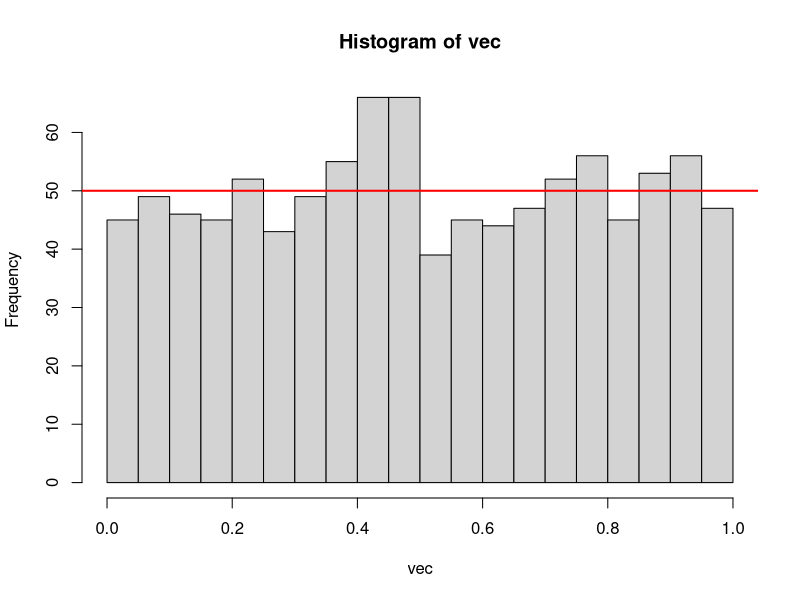
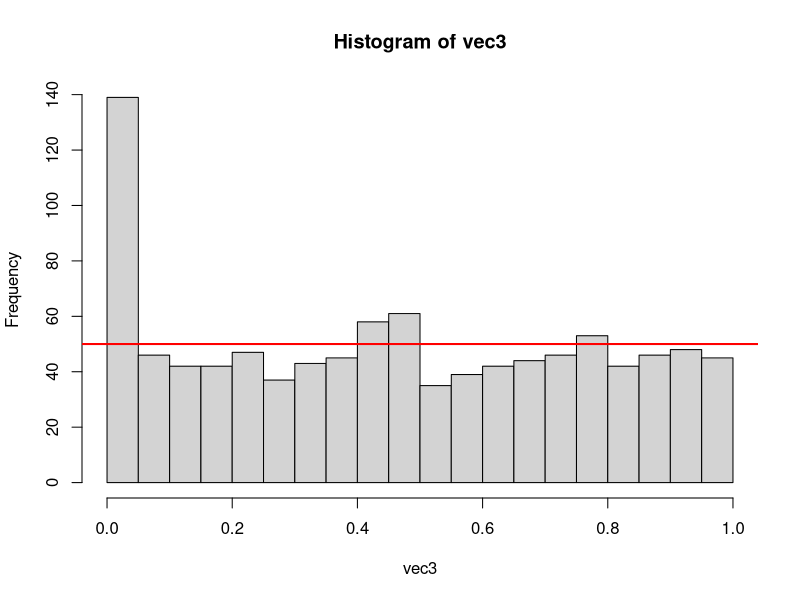
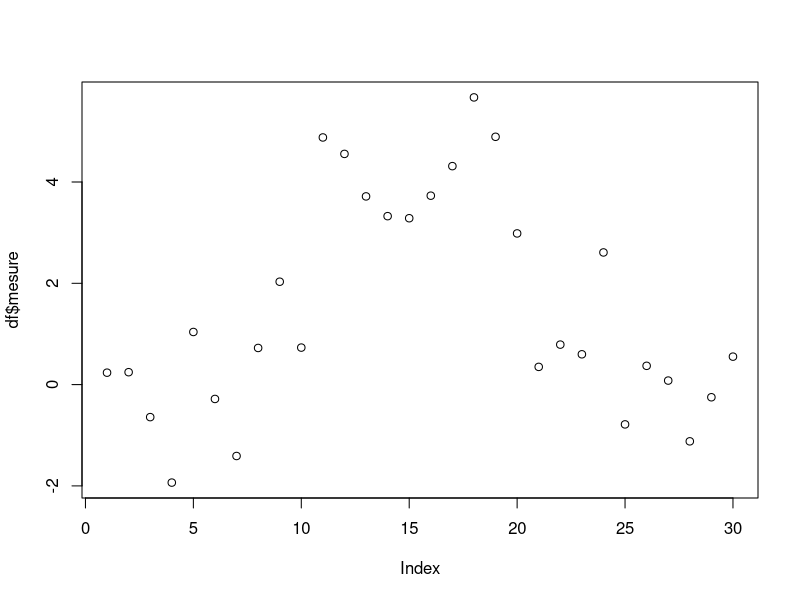

R code for these plots, in order: (Note: this script raises an error after producing the figures.)
# Synchronisation du 
set.seed(1)

# Jeu aleatoire de donnees
mat=matrix(rnorm(20000),1000,20)
mat2=mat  # archivage

# Calcul du test de Student sur la 1ere ligne
res=t.test(mat[1,1:10],mat[1,11:20]); res
str(res)  # structure du résultat
res$p.value  # extraction de la p-value


# Boucle pour extraire toutes les p-values

# Version avec accumulation
vec=NULL
for(i in 1:nrow(mat)) {
  res2=t.test(mat[i,1:10],mat[i,11:20])
  #print(res2$p.value)
  vec=c(vec,res2$p.value)
}
vec

# Version avec pre-initilisation
vec = rep(NA, 1000)
for(i in 1:nrow(mat)) {
  res2 = t.test(mat[i,1:10], mat[i,11:20])
  #print(res2$p.value)
  vec[i] = res2$p.value
}
vec

# Description des p-values
summary(vec)
# les valeurs s'étendent de 0 à 1
X11()
hist(vec, nclass = 20) # 1 barre = 0.05
# C'est une loi uniforme
abline(h=50, lw=2, col="red")  # la hauteur moyenne des barres
# la hauteur moyenne est égale aux nombres de tests
# multiplié par la largeur de la barre



mat3 = mat
mat3[1:100, 1:10] = mat[1:100, 1:10] + 2.50


# Version avec pre-initilisation
vec3 = rep(NA, 1000)
for(i in 1:nrow(mat3)) {
  res2 = t.test(mat3[i,1:10], mat3[i,11:20])
  #print(res2$p.value)
  vec3[i] = res2$p.value
}
vec3


hist(vec3, nclass = 20) # 1 barre = 0.05
# C'est une loi uniforme
abline(h=50, lw=2, col="red")  # la hauteur moyenne des barres


#

# ANOVA
df=data.frame(group=rep(c("A","B","C"),each=10), mesure=rnorm(30))
df
df$mesure[11:20]=df$mesure[11:20]+4
df$mesure[11:20]
plot(df$mesure)
plot(df$mesure ~ df$group)
plot(df)
boxplot(df$mesure)
boxplot(df)
r=aov(mesure~group,data=df)
anova(r)
TukeyHSD(r)
